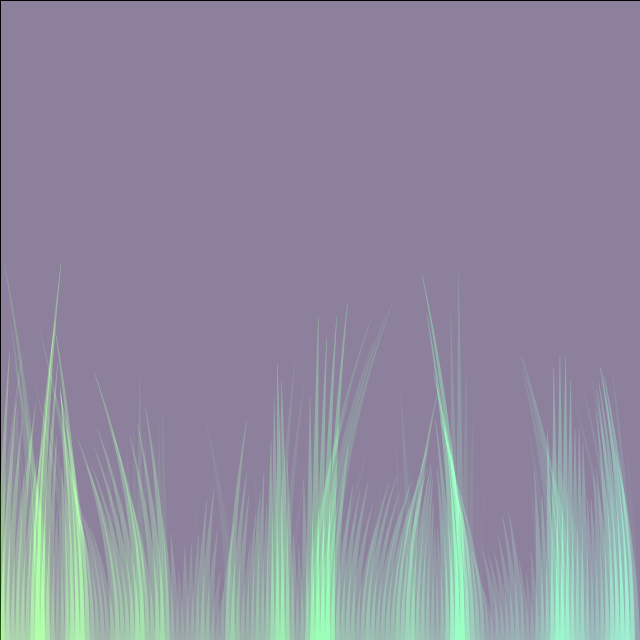
Frame 1 (no input)
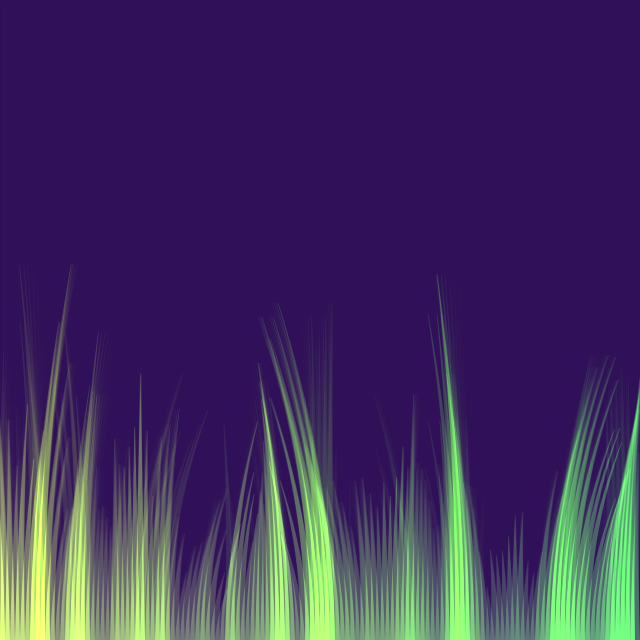
Frame 60 (the mouse pressed at the canvas centre just before this capture)
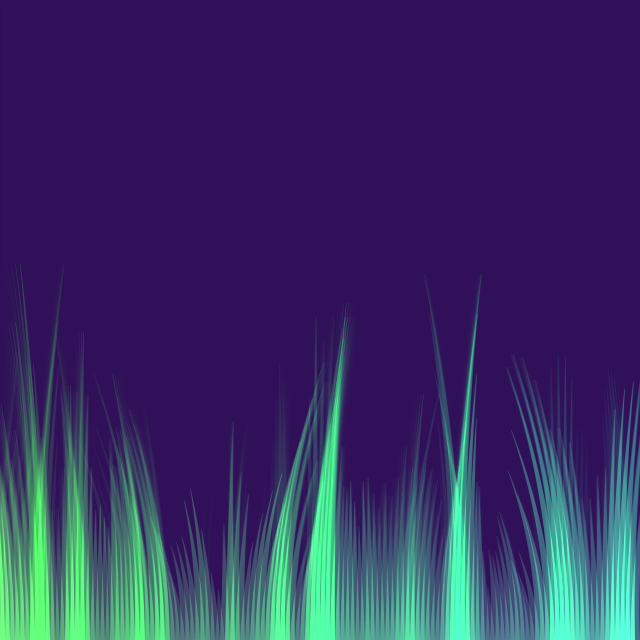
Frame 120 (the mouse held since frame 60 and released just before this capture)

The Processing sketch that drew these frames (run headless with seeded random() and noise(); from frame 60 on, the mouse is pressed at the canvas centre):

// Processing sketch: C100_x58
// ── C100_x58.pde
void setup() {

  size(640, 640);
  colorMode(HSB, 360, 1, 1, 1);
  hint(DISABLE_DEPTH_TEST);
}

void draw() {

  //background(#2F1058);


  blendMode(BLEND);
  fill(#2F1058, .4);
  rect(0, 0, width, height);

  blendMode(ADD);

  //fill(60, 1, .1, .75);
  //ellipse(width / 2, height / 2, 360, 360);

  translate(0, height);

  float H = 500;

  for (int k = 0; k < 2; k++) {

    for (int j = 0; j < width - 0; j+= 5) {

      beginShape(QUAD_STRIP);

      float h = H * (.0 + 1 * pow(noise(j * .05), 1));
      int n = 100;

      float t = sin(j * .01 + millis() * .001 + k) * cos(j * .025 + millis() * .00025 + k);

      noStroke();
      fill(100 + 20 * sin(millis() * .001) + j * .05, .6 + .4 * map(h, 0, H, 0, 1), .2 + .8 * map(h, 0, H, 0, 1) - k * .4, .25);

      float x = 0;
      float y = 0;

      for (int i = 0; i < n; i += 5) {

        float f = (i / (float) n);

        x = j + pow(i * .1, 2) * t * h / (float) H;
        y = - f * h;

        vertex(x - (1 - f) * 5, y);
        vertex(x + (1 - f) * 5, y);
      }

      endShape();

      //if(j % 50 == 0) {

      //  noFill();
      //  stroke(180, 1, 1);
      //  ellipse(x, y, 6, 6);

      //}
    }
  }
}
